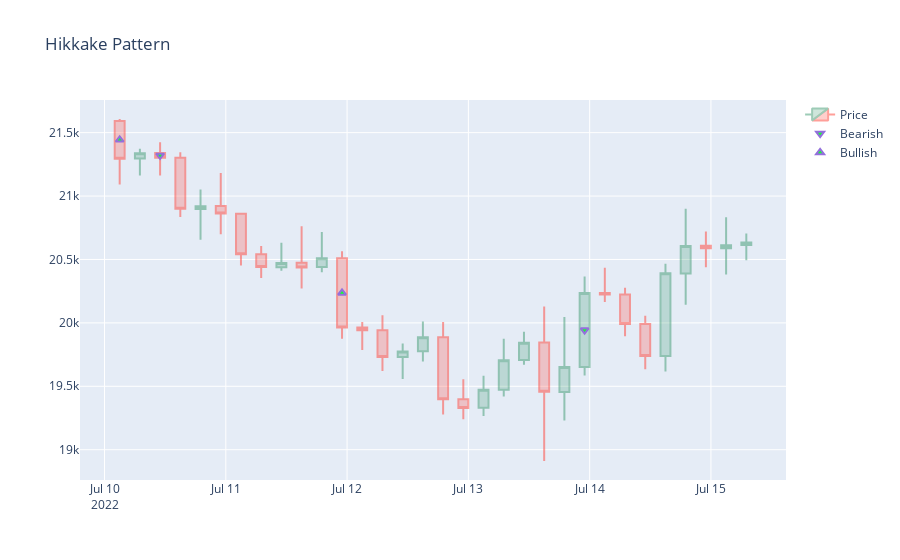

Notebook source saved alongside this figure:
### Code cell
fig = go.Figure()

fig.add_trace(go.Candlestick(x=hikkake_pattern_plot['Time'],
                             open=hikkake_pattern_plot['Open'],
                             high=hikkake_pattern_plot['High'],
                             low=hikkake_pattern_plot['Low'],
                             close=hikkake_pattern_plot['Close'], name="Price", opacity=0.5))


fig.add_trace(go.Scatter(x=hikkake_pattern_plot['Time'], 
                         y=hikkake_pattern_plot['hikkake_pattern_bearish_dot'],
                         opacity=1, mode='markers', marker=dict(color='#16FF32', symbol='6', size=7, line=dict(color='MediumPurple',width=2)),
                         name="Bearish"))

fig.add_trace(go.Scatter(x=hikkake_pattern_plot['Time'], 
                         y=hikkake_pattern_plot['hikkake_pattern_bullish_dot'],
                         opacity=1, mode='markers', marker=dict(color='#16FF32', symbol='5', size=7, line=dict(color='MediumPurple',width=2)),
                         name="Bullish"))

fig.update_layout(xaxis_rangeslider_visible=False, title = 'Hikkake Pattern')
iplot(fig, show_link=False)
